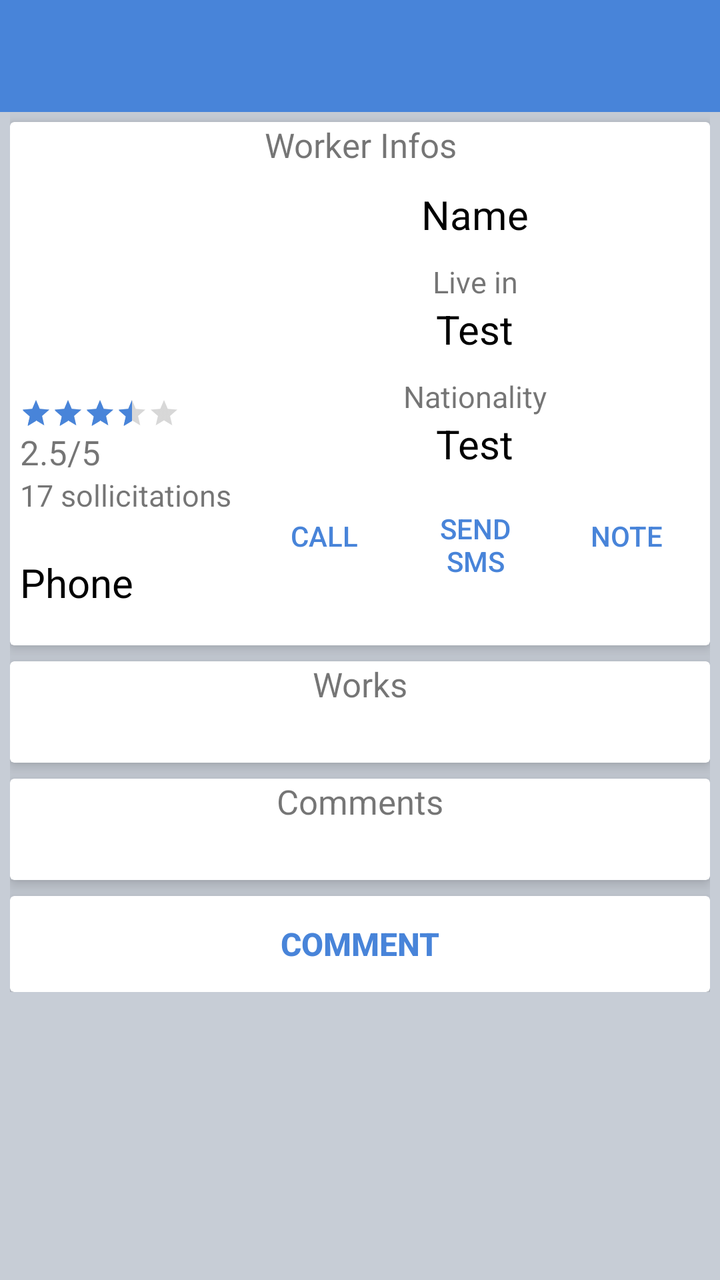
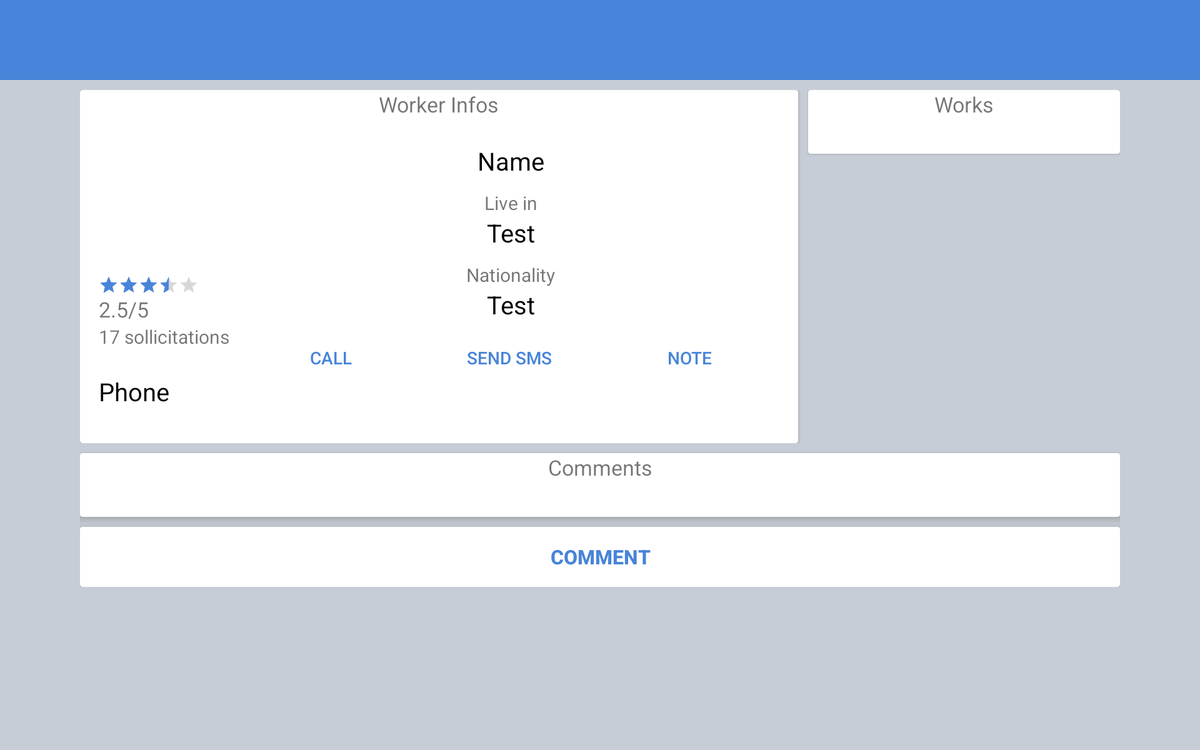

An Android layout and its configuration variant, each rendered on a device that would load it. The default file and the variant file are quoted in full after the pictures.
<!-- AndroidManifest.xml: application theme MyStyle -->
<!-- res/layout/activity_worker.xml -->
<?xml version="1.0" encoding="utf-8"?>
<RelativeLayout
    xmlns:android="http://schemas.android.com/apk/res/android"
    xmlns:app="http://schemas.android.com/apk/res-auto"
    xmlns:tools="http://schemas.android.com/tools"
    android:layout_width="match_parent"
    android:layout_height="match_parent"
    android:background="@color/background">

    <android.support.design.widget.AppBarLayout
        android:layout_width="match_parent"
        android:layout_height="wrap_content"
        android:theme="@style/ThemeOverlay.AppCompat.Dark.ActionBar"
        android:id="@+id/worker_activity_appbar">

        <android.support.v7.widget.Toolbar
            android:id="@+id/toolbar_activity_worker"
            android:layout_width="match_parent"
            android:layout_height="?attr/actionBarSize"
            android:background="?attr/colorPrimary"
            app:layout_scrollFlags="scroll|enterAlways"
            app:popupTheme="@style/ThemeOverlay.AppCompat.Light" />

    </android.support.design.widget.AppBarLayout>

    <ScrollView
        android:layout_width="match_parent"
        android:layout_height="match_parent"
        android:layout_below="@id/worker_activity_appbar"
        android:id="@+id/activity_worker_ok">

        <RelativeLayout
            android:id="@+id/activity_worker"
            android:layout_width="match_parent"
            android:layout_height="match_parent"
            android:paddingBottom="@dimen/zero"
            android:paddingLeft="@dimen/worker_details_padding"
            android:paddingRight="@dimen/worker_details_padding"
            android:paddingTop="@dimen/zero"
            android:background="@color/background"
            tools:context="cm.g2i.lalalaworker.ui.activities.WorkerActivity">

            

            <android.support.v7.widget.CardView
                android:layout_width="match_parent"
                android:layout_height="wrap_content"
                android:id="@+id/activity_worker_worker_infos_cardview"
                app:cardCornerRadius="@dimen/cardview_default_radius"
                app:cardBackgroundColor="@color/white"
                app:cardElevation="@dimen/small_padding"
                android:layout_marginTop="@dimen/small_padding">

                <RelativeLayout
                    android:layout_width="match_parent"
                    android:layout_height="wrap_content">

                    <TextView
                        android:layout_width="match_parent"
                        android:layout_height="wrap_content"
                        android:gravity="center_horizontal"
                        android:text="@string/worker_infos_label"
                        android:id="@+id/activity_worker_worker_header"
                        android:textSize="17sp"/>

                    <FrameLayout
                        android:layout_width="match_parent"
                        android:layout_height="wrap_content"
                        android:id="@+id/worker_vh_layout"
                        android:layout_below="@id/activity_worker_worker_header"
                        android:layout_marginBottom="13dp"
                        android:layout_marginTop="@dimen/small_padding">

                        <include
                            android:layout_width="match_parent"
                            android:layout_height="wrap_content"
                            layout="@layout/worker_viewholder_layout" />

                    </FrameLayout>

                </RelativeLayout>

            </android.support.v7.widget.CardView>


            <android.support.v7.widget.CardView
                android:layout_width="match_parent"
                android:layout_height="wrap_content"
                android:id="@+id/activity_worker_worker_works_cardview"
                android:layout_below="@id/activity_worker_worker_infos_cardview"
                app:cardCornerRadius="@dimen/cardview_default_radius"
                app:cardBackgroundColor="@color/white"
                app:cardElevation="@dimen/small_padding"
                android:layout_marginTop="@dimen/inter_view_small_margin">

                <RelativeLayout
                    android:layout_width="match_parent"
                    android:layout_height="wrap_content">

                    <TextView
                        android:layout_width="match_parent"
                        android:layout_height="wrap_content"
                        android:gravity="center_horizontal"
                        android:text="@string/worker_works_label"
                        android:id="@+id/activity_worker_works_header"
                        android:textSize="17sp"/>

                    <android.support.v7.widget.RecyclerView
                        android:layout_width="match_parent"
                        android:layout_height="match_parent"
                        android:layout_below="@id/activity_worker_works_header"
                        android:id="@+id/activity_worker_works_list"
                        android:layout_marginBottom="13dp"
                        android:layout_marginTop="@dimen/small_padding"
                        android:padding="5dp">

                    </android.support.v7.widget.RecyclerView>

                </RelativeLayout>

            </android.support.v7.widget.CardView>


            <android.support.v7.widget.CardView
                android:layout_width="match_parent"
                android:layout_height="wrap_content"
                android:id="@+id/activity_worker_worker_comments_cardview"
                android:layout_below="@id/activity_worker_worker_works_cardview"
                app:cardCornerRadius="@dimen/cardview_default_radius"
                app:cardBackgroundColor="@color/white"
                app:cardElevation="@dimen/small_padding"
                android:layout_marginTop="@dimen/inter_view_small_margin">

                <RelativeLayout
                    android:layout_width="match_parent"
                    android:layout_height="wrap_content">

                    <TextView
                        android:layout_width="match_parent"
                        android:layout_height="wrap_content"
                        android:gravity="center_horizontal"
                        android:text="@string/worker_comms_label"
                        android:id="@+id/activity_worker_comms_header"
                        android:textSize="17sp"/>

                    <android.support.v7.widget.RecyclerView
                        android:layout_width="match_parent"
                        android:layout_height="match_parent"
                        android:id="@+id/activity_worker_comms_list"
                        android:layout_below="@id/activity_worker_comms_header"
                        android:layout_marginBottom="13dp"
                        android:layout_marginTop="@dimen/small_padding"
                        android:padding="5dp">

                    </android.support.v7.widget.RecyclerView>

                </RelativeLayout>

            </android.support.v7.widget.CardView>

            <android.support.v7.widget.CardView
                android:layout_width="match_parent"
                android:layout_height="wrap_content"
                android:layout_below="@id/activity_worker_worker_comments_cardview"
                android:layout_marginTop="@dimen/inter_view_small_margin"
                app:cardCornerRadius="@dimen/cardview_default_radius"
                app:cardBackgroundColor="@color/white"
                app:cardElevation="@dimen/small_padding">

                <include
                    android:layout_width="match_parent"
                    android:layout_height="wrap_content"
                    layout="@layout/comment_button_viewholder_layout" />

            </android.support.v7.widget.CardView>

        </RelativeLayout>

    </ScrollView>

    <RelativeLayout
        android:layout_width="match_parent"
        android:layout_height="wrap_content"
        android:id="@+id/activity_worker_rl_loading"
        android:layout_centerInParent="true"
        android:layout_marginBottom="@dimen/small_padding"
        android:visibility="invisible">

        <include
            android:layout_width="match_parent"
            android:layout_height="wrap_content"
            layout="@layout/loading_layout" />

    </RelativeLayout>

</RelativeLayout>
<!-- res/layout/worker_viewholder_layout.xml (included above) -->
<?xml version="1.0" encoding="utf-8"?>
<RelativeLayout xmlns:android="http://schemas.android.com/apk/res/android"
    xmlns:tools="http://schemas.android.com/tools"
    android:layout_width="match_parent" android:layout_height="wrap_content"
    android:padding="@dimen/worker_details_padding_in">

    <ImageView
        android:layout_width="@dimen/profile_width"
        android:layout_height="@dimen/profile_height"
        android:id="@+id/worker_vh_profile"
        android:src="@drawable/aam"
        android:layout_marginRight="10dp"
        android:foreground="?android:attr/selectableItemBackground"/>

    <TextView
        android:layout_width="match_parent"
        android:layout_height="wrap_content"
        android:id="@+id/worker_vh_name"
        android:text="Name"
        android:gravity="center_horizontal"
        android:layout_toRightOf="@id/worker_vh_profile"
        android:textColor="@color/black"
        android:textSize="20sp"/>

    <TextView
        android:layout_marginTop="10dp"
        android:layout_width="match_parent"
        android:layout_height="wrap_content"
        android:id="@+id/worker_vh_localisation_label"
        android:text="@string/worker_vh_localisation"
        android:layout_below="@id/worker_vh_name"
        android:layout_toRightOf="@id/worker_vh_profile"
        android:gravity="center_horizontal"
        android:textSize="15sp"/>

    <TextView
        android:layout_width="match_parent"
        android:layout_height="wrap_content"
        android:layout_toRightOf="@id/worker_vh_profile"
        android:layout_below="@id/worker_vh_localisation_label"
        android:id="@+id/worker_vh_localisation"
        android:textSize="20sp"
        android:textColor="@color/black"
        android:text="Test"
        android:gravity="center_horizontal"/>

    <TextView
        android:layout_width="match_parent"
        android:layout_height="wrap_content"
        android:id="@+id/worker_vh_nationality_label"
        android:text="@string/worker_vh_nationality"
        android:layout_toRightOf="@id/worker_vh_profile"
        android:layout_below="@id/worker_vh_localisation"
        android:gravity="center_horizontal"
        android:layout_marginTop="10dp"
        android:textSize="15sp"/>

    <TextView
        android:layout_width="match_parent"
        android:layout_height="wrap_content"
        android:id="@+id/worker_vh_nationality"
        android:layout_toRightOf="@id/worker_vh_profile"
        android:layout_below="@id/worker_vh_nationality_label"
        android:textSize="20sp"
        android:text="Test"
        android:textColor="@color/black"
        android:gravity="center_horizontal"/>

    <android.support.v7.widget.AppCompatRatingBar
        android:layout_width="wrap_content"
        android:layout_height="wrap_content"
        android:id="@+id/worker_vh_note"
        android:layout_below="@id/worker_vh_profile"
        android:layout_alignParentLeft="true"
        style="?android:attr/ratingBarStyleSmall"
        android:numStars="5"
        android:rating="3.5"
        android:clickable="false"/>
    
    <TextView
        android:layout_width="wrap_content"
        android:layout_height="wrap_content"
        android:id="@+id/worker_vh_notetext"
        android:text="2.5/5"
        android:textSize="@dimen/text_small"
        android:layout_below="@id/worker_vh_note"
        android:layout_alignParentLeft="true"/>

    <TextView
        android:layout_width="wrap_content"
        android:layout_height="wrap_content"
        android:id="@+id/worker_vh_soll"
        android:text="17 sollicitations"
        android:textSize="@dimen/text_x_small"
        android:layout_below="@id/worker_vh_notetext"
        android:layout_alignParentLeft="true"/>

    <TextView
        android:layout_marginTop="20dp"
        android:layout_width="wrap_content"
        android:layout_height="wrap_content"
        android:id="@+id/worker_vh_phone"
        android:text="Phone"
        android:textSize="20sp"
        android:textColor="@color/black"
        android:layout_below="@id/worker_vh_soll"
        android:layout_alignParentLeft="true" />

    <LinearLayout
        android:layout_width="match_parent"
        android:layout_height="wrap_content"
        android:layout_alignLeft="@id/worker_vh_nationality"
        android:layout_below="@id/worker_vh_nationality"
        android:id="@+id/worker_vh_ll"
        android:orientation="horizontal">

        <android.support.v7.widget.AppCompatButton
            android:layout_marginTop="5dp"
            android:layout_width="wrap_content"
            android:layout_height="match_parent"
            android:text="@string/worker_vh_phonecall"
            android:id="@+id/worker_vh_phonecall"
            style="@style/Widget.AppCompat.Button.Borderless.Colored"
            android:layout_weight=".33"
            android:drawableTop="@drawable/ic_call_black_48dp"/>

        <android.support.v7.widget.AppCompatButton
            android:layout_marginTop="5dp"
            android:layout_width="wrap_content"
            android:layout_height="wrap_content"
            android:text="@string/worker_vh_phonesms"
            android:id="@+id/worker_vh_phonesms"
            style="@style/Widget.AppCompat.Button.Borderless.Colored"
            android:layout_weight=".33"
            android:drawableTop="@drawable/ic_textsms_black_48dp"/>

        <android.support.v7.widget.AppCompatButton
            android:layout_marginTop="5dp"
            android:layout_width="wrap_content"
            android:layout_height="match_parent"
            android:text="@string/worker_vh_note"
            android:id="@+id/worker_vh_tonote"
            style="@style/Widget.AppCompat.Button.Borderless.Colored"
            android:drawableTop="@drawable/ic_grade_black_48dp"
            android:layout_weight=".34"/>

    </LinearLayout>


</RelativeLayout>
<!-- res/layout/comment_button_viewholder_layout.xml (included above) -->
<?xml version="1.0" encoding="utf-8"?>
<LinearLayout xmlns:android="http://schemas.android.com/apk/res/android"
    xmlns:app="http://schemas.android.com/apk/res-auto"
    android:orientation="vertical"
    android:layout_width="match_parent"
    android:layout_height="wrap_content">

    <android.support.v7.widget.AppCompatButton
        android:layout_width="match_parent"
        android:layout_height="wrap_content"
        android:text="@string/comms_vh_comment"
        android:textStyle="bold"
        android:id="@+id/comment_button_vh_comment"
        style="@style/Base.Widget.AppCompat.Button.Borderless.Colored"
        android:textSize="16sp"/>

</LinearLayout>
<!-- res/layout/loading_layout.xml (included above) -->
<?xml version="1.0" encoding="utf-8"?>
<RelativeLayout android:layout_width="match_parent"
    android:layout_height="wrap_content"
    android:layout_centerInParent="true"
    android:id="@+id/loading_layout_rl_loading"
    xmlns:android="http://schemas.android.com/apk/res/android">

    <ProgressBar
        style="@style/Widget.AppCompat.ProgressBar"
        android:layout_width="wrap_content"
        android:layout_height="wrap_content"
        android:layout_centerHorizontal="true"
        android:id="@+id/loading_layout_progress"/>

    <TextView
        android:layout_width="wrap_content"
        android:layout_height="wrap_content"
        android:visibility="visible"
        android:text="@string/connection_error_message"
        android:textSize="@dimen/text_small"
        android:textColor="@color/black"
        android:layout_below="@id/loading_layout_progress"
        android:layout_marginTop="@dimen/inter_view_margin"
        android:layout_centerHorizontal="true"
        android:gravity="center"
        android:id="@+id/loading_layout_error_message"/>

    <android.support.v7.widget.AppCompatButton
        android:layout_width="wrap_content"
        android:layout_height="wrap_content"
        android:id="@+id/loading_layout_reload"
        android:text="@string/btn_reload"
        android:textColor="@color/white"
        android:theme="@style/MyRaisedButtons"
        android:layout_centerHorizontal="true"
        android:layout_below="@id/loading_layout_error_message"
        android:layout_marginTop="@dimen/inter_view_margin"/>

</RelativeLayout>
<!-- resources referenced by this layout -->
<resources>
  <color name="background">#c7cdd6</color>
  <color name="black">#000</color>
  <color name="white">#fff</color>
  <dimen name="inter_view_margin">20dp</dimen>
  <dimen name="inter_view_small_margin">8dp</dimen>
  <dimen name="profile_height">105dp</dimen>
  <dimen name="profile_width">105dp</dimen>
  <dimen name="small_padding">5dp</dimen>
  <dimen name="text_small">17sp</dimen>
  <dimen name="text_x_small">15sp</dimen>
  <dimen name="worker_details_padding">5dp</dimen>
  <dimen name="worker_details_padding_in">5dp</dimen>
  <dimen name="zero">0dp</dimen>
  <string name="btn_reload">Retry</string>
  <string name="comms_vh_comment">Comment</string>
  <string name="connection_error_message">Unable to connect to server\nPlease check your internet connectivity</string>
  <string name="worker_comms_label">Comments</string>
  <string name="worker_infos_label">Worker Infos</string>
  <string name="worker_vh_localisation">Live in</string>
  <string name="worker_vh_nationality">Nationality</string>
  <string name="worker_vh_note">Note</string>
  <string name="worker_vh_phonecall">Call</string>
  <string name="worker_vh_phonesms">Send SMS</string>
  <string name="worker_works_label">Works</string>
  <style name="MyRaisedButtons" parent="Theme.AppCompat.Light">
          <item name="colorControlHighlight">@color/colorPrimaryDark</item>
          <item name="colorButtonNormal">@color/colorAccent</item>
      </style>
  <style name="MyStyle" parent="MyStyle.Base">
  
      </style>
  <color name="colorPrimaryDark">#0e3e83</color>
  <color name="colorAccent">#4884d9</color>
  <style name="MyStyle.Base" parent="Theme.AppCompat.Light.DarkActionBar">
          <item name="windowNoTitle">true</item>
          <item name="windowActionBar">false</item>
          <item name="colorPrimary">@color/colorPrimary</item>
          <item name="colorPrimaryDark">@color/colorPrimaryDark</item>
          <item name="colorAccent">@color/colorAccent</item>
          
      </style>
  <color name="colorPrimary">#4884d9</color>
</resources>
<!-- res/layout-w700dp/activity_worker.xml (the repository's variant of the layout above) -->
<!-- drawn on a 7-inch tablet turned sideways -->
<?xml version="1.0" encoding="utf-8"?>
<RelativeLayout
    xmlns:android="http://schemas.android.com/apk/res/android"
    xmlns:app="http://schemas.android.com/apk/res-auto"
    xmlns:tools="http://schemas.android.com/tools"
    android:layout_width="match_parent"
    android:layout_height="match_parent"
    android:background="@color/background">

    <android.support.design.widget.AppBarLayout
        android:layout_width="match_parent"
        android:layout_height="wrap_content"
        android:theme="@style/ThemeOverlay.AppCompat.Dark.ActionBar"
        android:id="@+id/worker_activity_appbar">

        <android.support.v7.widget.Toolbar
            android:id="@+id/toolbar_activity_worker"
            android:layout_width="match_parent"
            android:layout_height="?attr/actionBarSize"
            android:background="?attr/colorPrimary"
            app:layout_scrollFlags="scroll|enterAlways"
            app:popupTheme="@style/ThemeOverlay.AppCompat.Light" />

    </android.support.design.widget.AppBarLayout>

    <ScrollView
        android:layout_width="match_parent"
        android:layout_height="match_parent"
        android:layout_below="@id/worker_activity_appbar"
        android:id="@+id/activity_worker_ok">

        <RelativeLayout
            android:id="@+id/activity_worker"
            android:layout_width="match_parent"
            android:layout_height="match_parent"
            android:paddingBottom="@dimen/zero"
            android:paddingLeft="@dimen/worker_details_padding"
            android:paddingRight="@dimen/worker_details_padding"
            android:paddingTop="@dimen/zero"
            android:background="@color/background"
            tools:context="cm.g2i.lalalaworker.ui.activities.WorkerActivity">

            

            <LinearLayout
                android:layout_width="match_parent"
                android:layout_height="wrap_content"
                android:id="@+id/activity_worker_ll"
                android:layout_marginTop="@dimen/inter_view_small_margin">

                <android.support.v7.widget.CardView
                    android:layout_width="match_parent"
                    android:layout_height="wrap_content"
                    android:layout_weight=".30"
                    android:layout_marginRight="@dimen/inter_view_small_margin">

                    <RelativeLayout
                        android:layout_width="match_parent"
                        android:layout_height="wrap_content">

                        <TextView
                            android:layout_width="match_parent"
                            android:layout_height="wrap_content"
                            android:gravity="center_horizontal"
                            android:text="@string/worker_infos_label"
                            android:id="@+id/activity_worker_worker_header"
                            android:textSize="17sp"/>

                        <FrameLayout
                            android:layout_width="match_parent"
                            android:layout_height="wrap_content"
                            android:id="@+id/worker_vh_layout"
                            android:layout_below="@id/activity_worker_worker_header"
                            android:layout_marginBottom="13dp"
                            android:layout_marginTop="@dimen/small_padding">

                            <include
                                android:layout_width="match_parent"
                                android:layout_height="wrap_content"
                                layout="@layout/worker_viewholder_layout" />

                        </FrameLayout>

                    </RelativeLayout>

                </android.support.v7.widget.CardView>

                <android.support.v7.widget.CardView
                    android:layout_width="match_parent"
                    android:layout_height="wrap_content"
                    android:layout_weight=".70">

                    <RelativeLayout
                        android:layout_width="match_parent"
                        android:layout_height="wrap_content">

                        <TextView
                            android:layout_width="match_parent"
                            android:layout_height="wrap_content"
                            android:gravity="center_horizontal"
                            android:text="@string/worker_works_label"
                            android:id="@+id/activity_worker_works_header"
                            android:textSize="17sp"/>

                        <android.support.v7.widget.RecyclerView
                            android:layout_width="match_parent"
                            android:layout_height="match_parent"
                            android:layout_below="@id/activity_worker_works_header"
                            android:id="@+id/activity_worker_works_list"
                            android:layout_marginBottom="13dp"
                            android:layout_marginTop="@dimen/small_padding"
                            android:padding="5dp">

                        </android.support.v7.widget.RecyclerView>

                    </RelativeLayout>

                </android.support.v7.widget.CardView>

            </LinearLayout>

            <android.support.v7.widget.CardView
                android:layout_width="match_parent"
                android:layout_height="wrap_content"
                android:id="@+id/activity_worker_worker_comments_cardview"
                app:cardCornerRadius="@dimen/cardview_default_radius"
                app:cardBackgroundColor="@color/white"
                app:cardElevation="@dimen/small_padding"
                android:layout_marginTop="@dimen/inter_view_small_margin"
                android:layout_below="@id/activity_worker_ll">

                <RelativeLayout
                    android:layout_width="match_parent"
                    android:layout_height="wrap_content">

                    <TextView
                        android:layout_width="match_parent"
                        android:layout_height="wrap_content"
                        android:gravity="center_horizontal"
                        android:text="@string/worker_comms_label"
                        android:id="@+id/activity_worker_comms_header"
                        android:textSize="17sp"/>

                    <android.support.v7.widget.RecyclerView
                        android:layout_width="match_parent"
                        android:layout_height="match_parent"
                        android:id="@+id/activity_worker_comms_list"
                        android:layout_below="@id/activity_worker_comms_header"
                        android:layout_marginBottom="13dp"
                        android:layout_marginTop="@dimen/small_padding"
                        android:padding="5dp">

                    </android.support.v7.widget.RecyclerView>

                </RelativeLayout>

            </android.support.v7.widget.CardView>


            <android.support.v7.widget.CardView
                android:layout_width="match_parent"
                android:layout_height="wrap_content"
                android:layout_below="@id/activity_worker_worker_comments_cardview"
                android:layout_marginTop="@dimen/inter_view_small_margin"
                app:cardCornerRadius="@dimen/cardview_default_radius"
                app:cardBackgroundColor="@color/white"
                app:cardElevation="@dimen/small_padding">

                <include
                    android:layout_width="match_parent"
                    android:layout_height="wrap_content"
                    layout="@layout/comment_button_viewholder_layout" />
            </android.support.v7.widget.CardView>

        </RelativeLayout>

    </ScrollView>

    <RelativeLayout
        android:layout_width="match_parent"
        android:layout_height="wrap_content"
        android:id="@+id/activity_worker_rl_loading"
        android:layout_centerInParent="true"
        android:visibility="invisible">

        <include
            android:layout_width="match_parent"
            android:layout_height="wrap_content"
            layout="@layout/loading_layout" />

    </RelativeLayout>

</RelativeLayout>
<!-- resources referenced by the variant -->
<!-- as a 7-inch tablet turned sideways resolves them -->
<resources>
  <color name="background">#c7cdd6</color>
  <color name="black">#000</color>
  <color name="white">#fff</color>
  <dimen name="inter_view_margin">20dp</dimen>
  <dimen name="inter_view_small_margin">8dp</dimen>
  <dimen name="profile_height">105dp</dimen>
  <dimen name="profile_width">105dp</dimen>
  <dimen name="small_padding">5dp</dimen>
  <dimen name="text_small">17sp</dimen>
  <dimen name="text_x_small">15sp</dimen>
  <!-- from res/values-w820dp/ -->
  <dimen name="worker_details_padding">64dp</dimen>
  <!-- from res/values-w820dp/ -->
  <dimen name="worker_details_padding_in">15dp</dimen>
  <dimen name="zero">0dp</dimen>
  <string name="btn_reload">Retry</string>
  <string name="comms_vh_comment">Comment</string>
  <string name="connection_error_message">Unable to connect to server\nPlease check your internet connectivity</string>
  <string name="worker_comms_label">Comments</string>
  <string name="worker_infos_label">Worker Infos</string>
  <string name="worker_vh_localisation">Live in</string>
  <string name="worker_vh_nationality">Nationality</string>
  <string name="worker_vh_note">Note</string>
  <string name="worker_vh_phonecall">Call</string>
  <string name="worker_vh_phonesms">Send SMS</string>
  <string name="worker_works_label">Works</string>
  <style name="MyRaisedButtons" parent="Theme.AppCompat.Light">
          <item name="colorControlHighlight">@color/colorPrimaryDark</item>
          <item name="colorButtonNormal">@color/colorAccent</item>
      </style>
  <style name="MyStyle" parent="MyStyle.Base">
  
      </style>
  <color name="colorPrimaryDark">#0e3e83</color>
  <color name="colorAccent">#4884d9</color>
  <style name="MyStyle.Base" parent="Theme.AppCompat.Light.DarkActionBar">
          <item name="windowNoTitle">true</item>
          <item name="windowActionBar">false</item>
          <item name="colorPrimary">@color/colorPrimary</item>
          <item name="colorPrimaryDark">@color/colorPrimaryDark</item>
          <item name="colorAccent">@color/colorAccent</item>
          
      </style>
  <color name="colorPrimary">#4884d9</color>
</resources>
